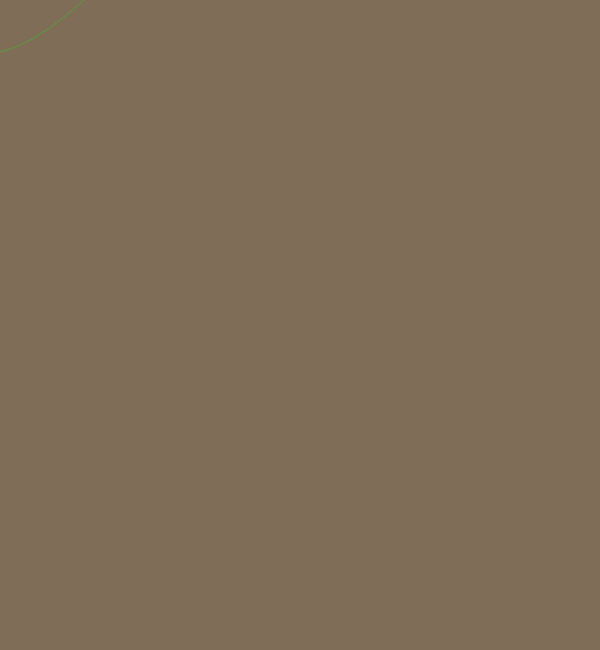
Frame 1 (no input)
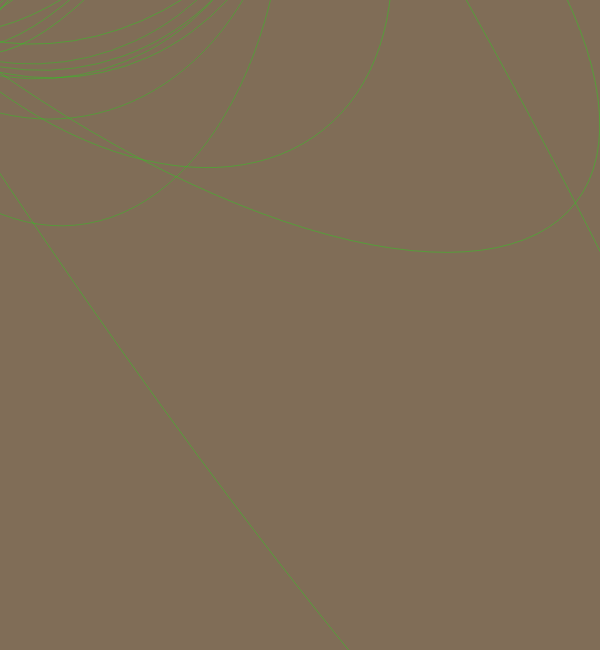
Frame 60 (no input)
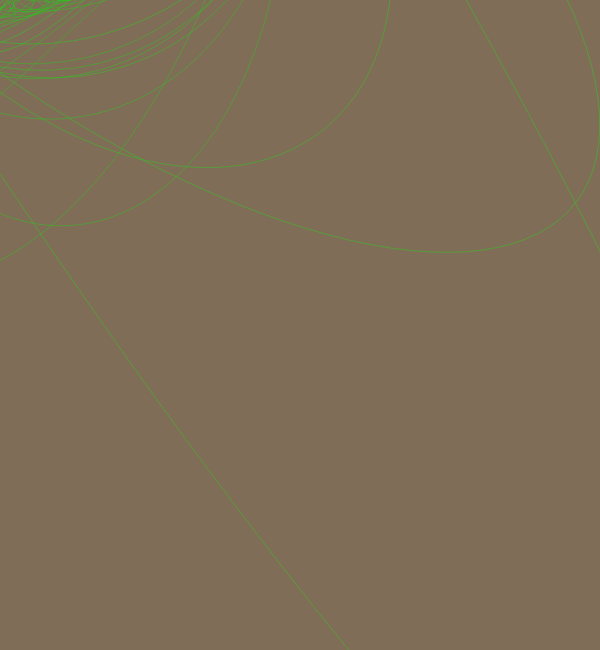
Frame 120 (the mouse pressed at the canvas centre since frame 60)

The p5.js sketch that drew these frames (run headless with seeded random() and noise() and a simulated clock; from frame 60 on, the mouse is pressed at the canvas centre):

// p5.js sketch
// ── sketch.js
var a = 2;

var b =0.301;

var aS = 0.004;

var bs = 0.001;

var count = 100;

var r = 255;
var g = 255;
var b = 255;

 //source: http://digitaldesign.flause.org/?p=667

 var w = window, 
 wX = w.innerWidth,
 wY = w.innerHeight;

function setup() {

createCanvas(600,650);

smooth();

background(128, 109, 87);

noFill();

stroke(200,200);


}


function draw(){



if(count == 1) {

fill (255, 200);

//rect (0,0, width, height);

noFill();

count =10;

}

count ++;



translate(width/2,
height/77); // koordinatensystem im Mittelpunkt
translate(cos(a)*500, sin(b)*300);

rotate(a*5);


g-=0.2;


stroke(0, g, 0);



strokeWeight (0.3);

ellipse(0,22,100
+80*tan(pow(b, 20)),500);
// heart is rect

a += aS;

b += aS;

}
